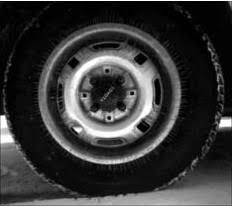
#> input picture lab4/tire.tif, 232 x 206 px
$ python law_transformation.py
#> lines starting #> are read from the running program, lines starting #| are printed output that depends on the picture
import cv2
import numpy as np
import matplotlib.pyplot as plt
import math

image1 = cv2.imread('tire.tif')
#> image1 is the input picture: shape (206, 232, 3); min 0, max 255, mean 54.7
imagex = cv2.imread('tire.tif')
imagey = cv2.imread('tire.tif')

image2 = cv2.imread('pout.tif')
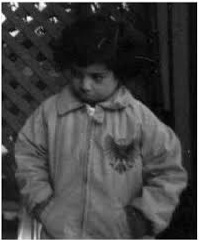
#> input picture lab4/pout.tif, 199 x 240 px
#> image2 is the input picture: shape (240, 199, 3); min 0, max 255, mean 66.7
imagez = cv2.imread('pout.tif')
imagew = cv2.imread('pout.tif')

height1 = image1.shape[0]
#> height1 = 206
width1 = image1.shape[1]
#> width1 = 232

height2 = image2.shape[0]
#> height2 = 240
width2 = image2.shape[1]
#> width2 = 199
neg_transform1 = image1
log_transform1 = imagex
pow_transform1 = imagey

neg_transform2 = image2
log_transform2 = imagez
pow_transform2 = imagew

#freq =  np.zeros((256,), dtype=float)
c = 100
c1 = 10
y = 1/2.5

for i in range(0, height1):
	for j in range(0, width1):
	    x = image1[i][j][0]
	    neg_transform1[i][j] = 255-x
	    log_transform1[i][j] = c*(math.log(1+x,10))
	    pow_transform1[i][j] = c1*(math.pow(x,y))
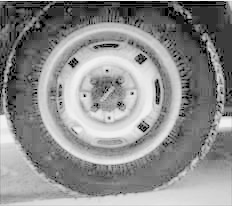
#> log_transform1: shape (206, 232, 3); min 0, max 240, mean 140
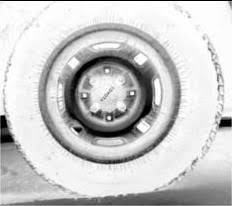
#> neg_transform1: shape (206, 232, 3); min 0, max 255, mean 200.3
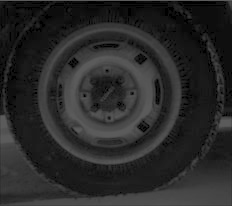
#> pow_transform1: shape (206, 232, 3); min 0, max 91, mean 40.7


for i in range(0, height2):
	for j in range(0, width2):
	    x = image2[i][j][0]
	    neg_transform2[i][j] = 255-x
	    log_transform2[i][j] = c*(math.log(1+x, 10))
	    pow_transform2[i][j] = c1*(math.pow(x,y))
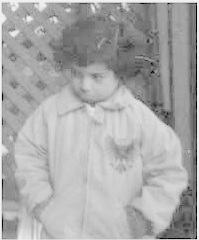
#> log_transform2: shape (240, 199, 3); min 0, max 240, mean 169.6
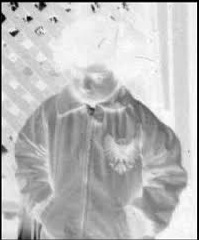
#> neg_transform2: shape (240, 199, 3); min 0, max 255, mean 188.3
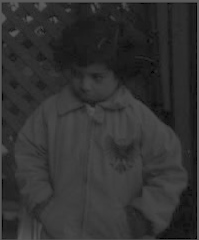
#> pow_transform2: shape (240, 199, 3); min 0, max 91, mean 49.6

plt.subplot(121)
plt.imshow(neg_transform1)
plt.title("Negative transform of tire")
plt.subplot(122)
plt.imshow(neg_transform2)
plt.title("Negative transform of pout")
plt.show()

plt.subplot(121)
plt.imshow(log_transform1)
plt.title("Logarithmic transform of tire")
plt.subplot(122)
plt.imshow(log_transform2)
plt.title("Logarithmic transform of pout")
plt.show()


plt.subplot(121)
plt.imshow(pow_transform1)
plt.title("Power transform of tire")
plt.subplot(122)
plt.imshow(pow_transform2)
plt.title("Power transform of pout")
plt.show()
